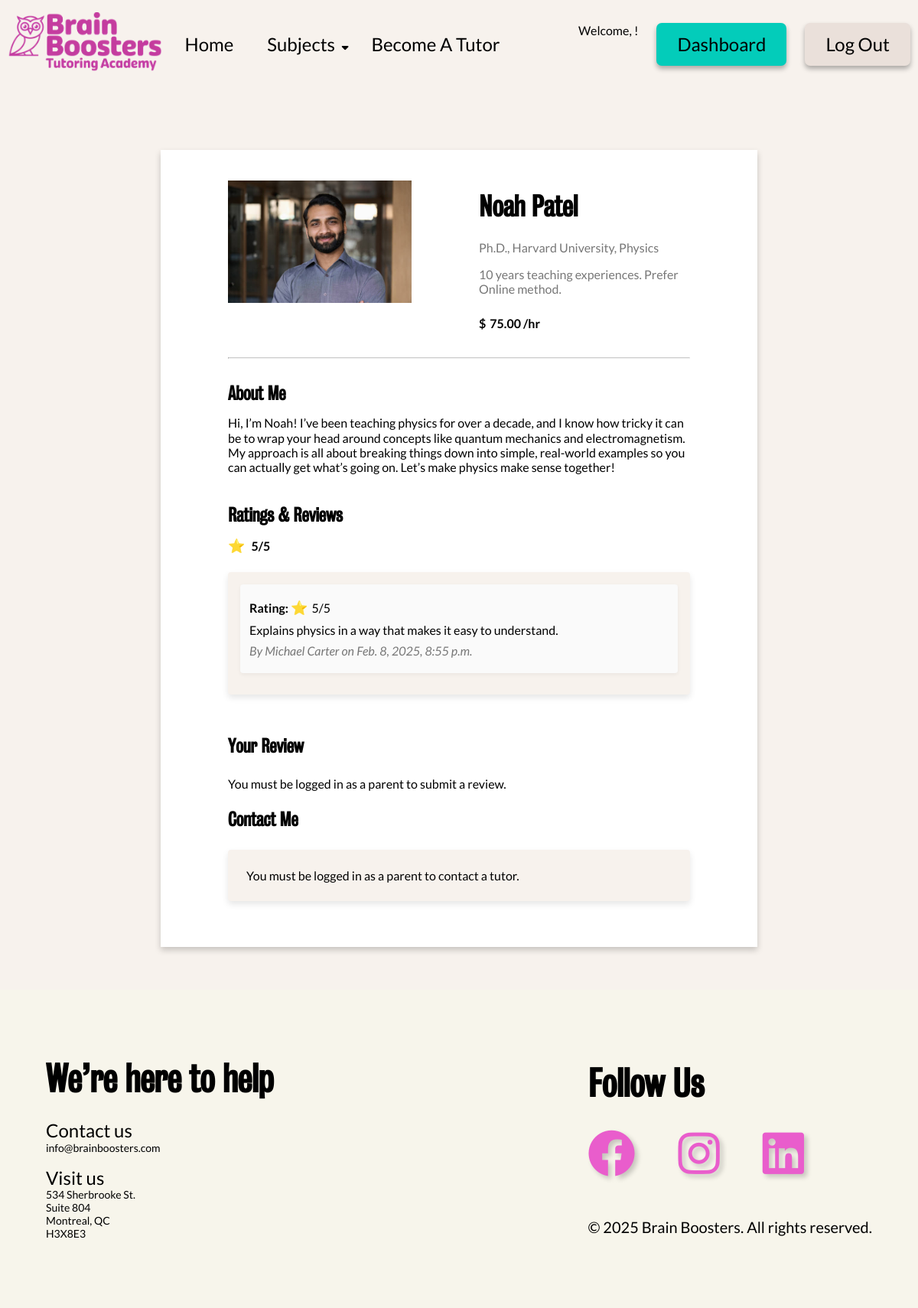
Screenshot of /tutors/4/ (signed in) with the database file from the repository.
### brainboosters/models.py (models this page shows, shortened)
class TutorProfile(models.Model):
    user = models.OneToOneField(User, on_delete=models.CASCADE, related_name='tutor_profile')
    name = models.CharField(max_length=80, null=True, blank=True)
    gender = models.CharField(max_length=10, choices=[('Male', 'Male'), ('Female', 'Female')], null=True, blank=True)
    degree = models.CharField(
        max_length=10,
        choices=[
            ('Bachelor', 'Bachelor'),
            ('Master', 'Master'),
            ('Ph.D.', 'Ph.D.'),
        ],
        null=True,
        blank=True
    )
    school = models.CharField(max_length=100, null=True, blank=True)
    major = models.CharField(max_length=100, null=True, blank=True)
    experience = models.CharField(max_length=100, null=True, blank=True)
    method = models.CharField(max_length=20, choices=[('In-Person', 'In-Person'), ('Online', 'Online'), ('Online & In-Person', 'Online & In-Person'),], null=True, blank=True)
    hourly_rate = models.DecimalField(max_digits=6, decimal_places=2, null=True, blank=True)
    description = models.CharField(max_length=300, null=True, blank=True)

class User(AbstractUser):
    user_type = models.CharField(
        max_length=10,
        choices=[
            ('tutor', 'Tutor'),
            ('parent', 'Parent'),
        ],
        null=True,
        blank=True
    )
    profile_picture = models.ImageField(
        upload_to='profile_pictures/',
        null=True,
        blank=True,
        help_text="Upload a profile picture"
    )
    contact_number = models.CharField(max_length=15, null=True, blank=True)

class Review(models.Model):
    tutor = models.ForeignKey(TutorProfile, on_delete=models.CASCADE, related_name='tutor_reviews')
    parent = models.ForeignKey(ParentProfile, on_delete=models.CASCADE, related_name='parent_reviews')
    rating = models.PositiveIntegerField()  # e.g., 1-5 stars
    text = models.TextField()
    created_at = models.DateTimeField(auto_now_add=True)

class ParentProfile(models.Model):
    user = models.OneToOneField(User, on_delete=models.CASCADE, related_name='parent_profile')
    name = models.CharField(max_length=80, null=True, blank=True)
    location = models.CharField(max_length=255, null=True, blank=True)
    child_name = models.CharField(max_length=50, null=True, blank=True)
    child_age = models.PositiveIntegerField(null=True, blank=True)
    child_grade = models.CharField(max_length=50, null=True, blank=True)

### brainboosters/views.py (the view)
# urls.py: path('tutors/<int:tutor_id>/', views.tutor_detail, name='tutor_detail'),
@login_required
def tutor_detail(request, tutor_id):
    tutor = get_object_or_404(TutorProfile, id=tutor_id)
    reviews = tutor.tutor_reviews.all()
    if request.method == 'POST':
        if 'submit_review' in request.POST:
            rating = request.POST.get('rating')
            comment = request.POST.get('comment')
            parent_profile = ParentProfile.objects.get(user=request.user)
            Review.objects.create(tutor=tutor, parent=parent_profile, rating=rating, text=comment)
            return redirect('tutor_detail', tutor_id=tutor_id)
        elif 'submit_contact' in request.POST:
            contact_form = ContactForm(request.POST)
            if contact_form.is_valid():
                return redirect('tutor_detail', tutor_id=tutor_id)
    else:
        contact_form = ContactForm()
    context = {
        'tutor': tutor,
        'reviews': reviews,
        'contact_form': contact_form,
    }
    return render(request, 'brainboosters/tutor_detail.html', context)

### brainboosters/templates/brainboosters/tutor_detail.html
{% extends 'base.html' %}
{% load static %}
{% block content %}
<div class="auth-container tutor-details">
  <div class="form-container">
    <div class="tutor-image-name">
      <img
        src="{{ tutor.user.profile_picture.url }}"
        alt="{{ tutor.name }}"
        class="tutor-image"
      />
      <div class="tutor-info">
        <h3>{{ tutor.name }}</h3>
        <p>{{ tutor.degree }}, {{ tutor.school }}, {{ tutor.major }}</p>
        <p>{{ tutor.experience }} teaching experiences. Prefer {{tutor.method}} method.</p>
        <div class="hourly-rates">
          <span class="dollar-icon">$</span>{{ tutor.hourly_rate }} /hr
        </div>
      </div>
    </div>
    <hr class="divider" />
    <h4>About Me</h4>
    <p class="tutor-detail-margin-p">{{ tutor.description }}</p>
    <h4>Ratings & Reviews</h4>
    <div class="rating-info"><span class="star-icon">⭐</span> 5/5</div>
    <div class="reviews-box">
      <div class="reviews">
        {% if reviews %} {% for review in reviews %}
        <div class="review">
            <p><strong>Rating:</strong>
                <span class="star-icon">⭐</span>{{ review.rating }}/5
            </p>
            <p>{{ review.text }}</p>
            <p>
            <em>By {{ review.parent.name }} on {{ review.created_at}}</em>
          </p>
        </div>
        {% endfor %} {% else %}
        <p>No reviews yet.</p>
        {% endif %}
      </div>
    </div>
    <h4 class="tutor-detail-margin">Your Review</h4>
    {% if user.is_authenticated and user.user_type == 'parent' %}
    <div class="review-form">
    <form method="post">
      {% csrf_token %}
      <label for="rating">Rating:</label>
      <div class="name-fields">
        <div class="input-box">
          <input type="number" name="rating" min="1" max="5" required placeholder="Enter rating (1-5)">
        </div>
      </div>
      <label for="comment">Comment:</label>
      <div class="input-box">
        <textarea name="comment" required placeholder="Write your review here..."></textarea>
      </div>
      <button type="submit" class="btn btn-primary" name="submit_review">Submit Review</button>
    </form>
  </div>
    {% else %}
        <p>You must be logged in as a parent to submit a review.</p>
    {% endif %}
    <h4 class="tutor-detail-margin">Contact Me</h4>
    <div class="contact-form">
      {% if user.is_authenticated and user.user_type == 'parent' %}
      <form method="post">
        {% csrf_token %}
        <div class="name-fields">
          <div class="form-group input-box">
            <label for="id_first_name"></label>
            {{ contact_form.first_name }}
          </div>
          <div class="form-group input-box">
            <label for="id_last_name"></label>
            {{ contact_form.last_name }}
          </div>
        </div>
        <div class="form-group input-box">
          <label for="id_email"></label>
          {{ contact_form.email }}
        </div>
        <div class="form-group input-box">
          <label for="id_message"></label>
          {{ contact_form.message }}
        </div>
        <button type="submit" class="btn btn-primary">Send Message</button>
      </form>
      {% else %}
      <p>You must be logged in as a parent to contact a tutor.</p>
      {% endif %}
    </div>
  </div>
</div>
{% endblock %}

### brainboosters/static/css/styles.css (style rules this page uses)
* { margin: 0; padding: 0; box-sizing: border-box; }
body { font-family: "Lato", sans-serif; font-size: 16px; line-height: 1.2; color: #000; background-color: #f7f2ed; }
h1, h2, h3, h4, h5, h6 { font-family: "Bureau Regular", sans-serif; }
h3 { font-size: 36px; line-height: 44px; margin-top: 20px; margin-bottom: 14px; }
h4 { font-size: 24px; margin-top: 24px; margin-bottom: 14px; }
.auth-container { display: flex; background-color: #f7f2ed; padding: 40px 88px; max-width: 780px; margin: 112px auto 56px; box-shadow: 0 4px 8px rgba(0, 0, 0, 0.2); flex-grow: 1; }
.auth-container.tutor-details { flex-direction: column; background-color: #fff; margin-top: 80px; }
.tutor-image-name { display: flex; flex-direction: row; align-items: flex-start; }
.tutor-image { width: 240px; height: auto; margin-right: 88px; }
.tutor-info { display: flex; flex-direction: column; justify-content: flex-start; }
.tutor-info h3 { margin: 12px 0 22px; }
.tutor-info p { color: #777; margin-bottom: 16px; }
.tutor-detail-margin { margin-bottom: 24px; }
.tutor-detail-margin-p { padding-bottom: 16px; }
.hourly-rates { font-size: 16px; margin: 10px 0; font-weight: bold; }
.dollar-icon { margin-right: 5px; }
.divider { border-top: 1px solid #ccc; margin: 24px 0 32px; }
.rating-info { font-size: 16px; margin-bottom: 24px; font-weight: bold; gap: 16px; }
.star-icon { font-size: 18px; margin-right: 5px; }
.reviews-box { background-color: #f7f2ed; padding: 16px; border-radius: 4px; box-shadow: 0 4px 8px rgba(0, 0, 0, 0.1); margin-bottom: 54px; }
.reviews { display: flex; flex-direction: column; gap: 12px; }
.review { padding: 12px; background-color: #fafafa; margin-bottom: 12px; border-radius: 4px; box-shadow: 0 2px 5px rgba(0, 0, 0, 0.05); }
.review p { margin: 8px 0; }
.review strong { font-weight: bold; }
.review em { font-style: italic; color: #777; }
.contact-form { background-color: #f7f2ed; padding: 24px; border-radius: 4px; box-shadow: 0 4px 8px rgba(0, 0, 0, 0.1); margin-bottom: 20px; }

### rows the page displays
TutorProfile: user.profile_picture (picture), name "Noah Patel", degree "Ph.D.", school "Harvard University", major "Physics", experience "10 years", method "Online", hourly_rate "75.00", description "Hi, I’m Noah! I’ve been teaching physics for over a decade, and I know how tricky it can be to wrap your head around concepts like quantum mechanics and electromagnetism. My approach is all about breaking things down into simple, real-world examples so you can actually get what’s going on. Let’s make physics make sense together!"
Review: rating "5", text "Explains physics in a way that makes it easy to understand.", parent.name "Michael Carter", created_at "Feb. 8, 2025, 8:55 p.m."
